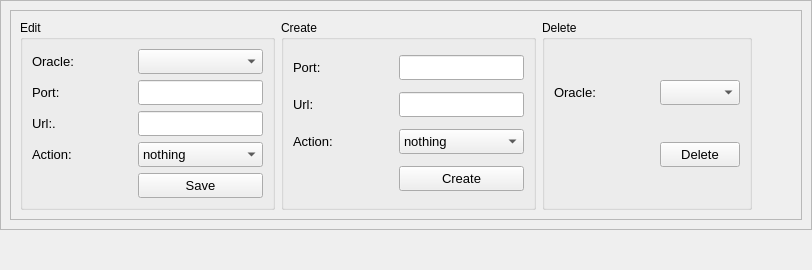
          <widget class="QWidget" name="W_ConfigOraclePage">
           <property name="styleSheet">
            <string notr="true"/>
           </property>
           <attribute name="title">
            <string>Oracle</string>
           </attribute>
           <layout class="QVBoxLayout" name="verticalLayout_8">
            <property name="leftMargin">
             <number>0</number>
            </property>
            <property name="topMargin">
             <number>0</number>
            </property>
            <property name="rightMargin">
             <number>0</number>
            </property>
            <property name="bottomMargin">
             <number>0</number>
            </property>
            <item>
             <widget class="QFrame" name="frame_15">
              <property name="frameShape">
               <enum>QFrame::StyledPanel</enum>
              </property>
              <property name="frameShadow">
               <enum>QFrame::Raised</enum>
              </property>
              <layout class="QVBoxLayout" name="verticalLayout_10">
               <item>
                <widget class="QFrame" name="frame_18">
                 <property name="frameShape">
                  <enum>QFrame::StyledPanel</enum>
                 </property>
                 <property name="frameShadow">
                  <enum>QFrame::Raised</enum>
                 </property>
                 <layout class="QHBoxLayout" name="horizontalLayout_12">
                  <item>
                   <widget class="QGroupBox" name="gbxOracleEdit">
                    <property name="title">
                     <string>Edit</string>
                    </property>
                    <layout class="QGridLayout" name="gridLayout_11">
                     <item row="0" column="1">
                      <widget class="QComboBox" name="cbxOracleEditOracle">
                       <property name="minimumSize">
                        <size>
                         <width>0</width>
                         <height>25</height>
                        </size>
                       </property>
                       <property name="maximumSize">
                        <size>
                         <width>16777215</width>
                         <height>25</height>
                        </size>
                       </property>
                       <property name="font">
                        <font>
                         <pointsize>10</pointsize>
                        </font>
                       </property>
                      </widget>
                     </item>
                     <item row="2" column="0">
                      <widget class="QLabel" name="lblOracleEditUrl">
                       <property name="minimumSize">
                        <size>
                         <width>100</width>
                         <height>0</height>
                        </size>
                       </property>
                       <property name="font">
                        <font>
                         <pointsize>10</pointsize>
                        </font>
                       </property>
                       <property name="text">
                        <string>Url:.</string>
                       </property>
                      </widget>
                     </item>
                     <item row="1" column="0">
                      <widget class="QLabel" name="lblOracleEditPort">
                       <property name="minimumSize">
                        <size>
                         <width>100</width>
                         <height>0</height>
                        </size>
                       </property>
                       <property name="font">
                        <font>
                         <pointsize>10</pointsize>
                        </font>
                       </property>
                       <property name="text">
                        <string>Port:</string>
                       </property>
                      </widget>
                     </item>
                     <item row="0" column="0">
                      <widget class="QLabel" name="lblOracleEditOracle">
                       <property name="minimumSize">
                        <size>
                         <width>100</width>
                         <height>0</height>
                        </size>
                       </property>
                       <property name="font">
                        <font>
                         <pointsize>10</pointsize>
                        </font>
                       </property>
                       <property name="text">
                        <string>Oracle:</string>
                       </property>
                      </widget>
                     </item>
                     <item row="3" column="0">
                      <widget class="QLabel" name="lblOracleEditAction">
                       <property name="minimumSize">
                        <size>
                         <width>100</width>
                         <height>0</height>
                        </size>
                       </property>
                       <property name="font">
                        <font>
                         <pointsize>10</pointsize>
                        </font>
                       </property>
                       <property name="text">
                        <string>Action:</string>
                       </property>
                      </widget>
                     </item>
                     <item row="1" column="1">
                      <widget class="QLineEdit" name="txtOracleEditPort">
                       <property name="minimumSize">
                        <size>
                         <width>0</width>
                         <height>25</height>
                        </size>
                       </property>
                       <property name="maximumSize">
                        <size>
                         <width>16777215</width>
                         <height>25</height>
                        </size>
                       </property>
                       <property name="font">
                        <font>
                         <pointsize>10</pointsize>
                        </font>
                       </property>
                      </widget>
                     </item>
                     <item row="2" column="1">
                      <widget class="QLineEdit" name="txtOracleEditUrl">
                       <property name="minimumSize">
                        <size>
                         <width>0</width>
                         <height>25</height>
                        </size>
                       </property>
                       <property name="maximumSize">
                        <size>
                         <width>16777215</width>
                         <height>25</height>
                        </size>
                       </property>
                       <property name="font">
                        <font>
                         <pointsize>10</pointsize>
                        </font>
                       </property>
                      </widget>
                     </item>
                     <item row="4" column="1">
                      <widget class="QPushButton" name="btnOracleEdit">
                       <property name="minimumSize">
                        <size>
                         <width>0</width>
                         <height>25</height>
                        </size>
                       </property>
                       <property name="maximumSize">
                        <size>
                         <width>16777215</width>
                         <height>25</height>
                        </size>
                       </property>
                       <property name="font">
                        <font>
                         <pointsize>10</pointsize>
                        </font>
                       </property>
                       <property name="text">
                        <string>Save</string>
                       </property>
                      </widget>
                     </item>
                     <item row="3" column="1">
                      <widget class="QComboBox" name="cbxOracleEditAction">
                       <property name="minimumSize">
                        <size>
                         <width>0</width>
                         <height>25</height>
                        </size>
                       </property>
                       <property name="maximumSize">
                        <size>
                         <width>16777215</width>
                         <height>25</height>
                        </size>
                       </property>
                       <property name="font">
                        <font>
                         <pointsize>10</pointsize>
                        </font>
                       </property>
                       <item>
                        <property name="text">
                         <string>nothing</string>
                        </property>
                       </item>
                       <item>
                        <property name="text">
                         <string>log</string>
                        </property>
                       </item>
                       <item>
                        <property name="text">
                         <string>filter</string>
                        </property>
                       </item>
                      </widget>
                     </item>
                    </layout>
                   </widget>
                  </item>
                  <item>
                   <widget class="QGroupBox" name="gbxOracleCreate">
                    <property name="title">
                     <string>Create</string>
                    </property>
                    <layout class="QGridLayout" name="gridLayout_12">
                     <item row="1" column="0">
                      <widget class="QLabel" name="lblOracleCreateUrl">
                       <property name="minimumSize">
                        <size>
                         <width>100</width>
                         <height>0</height>
                        </size>
                       </property>
                       <property name="font">
                        <font>
                         <pointsize>10</pointsize>
                        </font>
                       </property>
                       <property name="text">
                        <string>Url:</string>
                       </property>
                      </widget>
                     </item>
                     <item row="2" column="0">
                      <widget class="QLabel" name="lblOracleCreateAction">
                       <property name="minimumSize">
                        <size>
                         <width>100</width>
                         <height>0</height>
                        </size>
                       </property>
                       <property name="font">
                        <font>
                         <pointsize>10</pointsize>
                        </font>
                       </property>
                       <property name="text">
                        <string>Action:</string>
                       </property>
                      </widget>
                     </item>
                     <item row="1" column="1">
                      <widget class="QLineEdit" name="txtOracleCreateUrl">
                       <property name="minimumSize">
                        <size>
                         <width>0</width>
                         <height>25</height>
                        </size>
                       </property>
                       <property name="maximumSize">
                        <size>
                         <width>16777215</width>
                         <height>25</height>
                        </size>
                       </property>
                       <property name="font">
                        <font>
                         <pointsize>10</pointsize>
                        </font>
                       </property>
                      </widget>
                     </item>
                     <item row="0" column="0">
                      <widget class="QLabel" name="lblOracleCreatePort">
                       <property name="minimumSize">
                        <size>
                         <width>100</width>
                         <height>0</height>
                        </size>
                       </property>
                       <property name="font">
                        <font>
                         <pointsize>10</pointsize>
                        </font>
                       </property>
                       <property name="text">
                        <string>Port:</string>
                       </property>
                      </widget>
                     </item>
                     <item row="0" column="1">
                      <widget class="QLineEdit" name="txtOracleCreatePort">
                       <property name="minimumSize">
                        <size>
                         <width>0</width>
                         <height>25</height>
                        </size>
                       </property>
                       <property name="maximumSize">
                        <size>
                         <width>16777215</width>
                         <height>25</height>
                        </size>
                       </property>
                       <property name="font">
                        <font>
                         <pointsize>10</pointsize>
                        </font>
                       </property>
                      </widget>
                     </item>
                     <item row="3" column="1">
                      <widget class="QPushButton" name="btnOracleCreate">
                       <property name="minimumSize">
                        <size>
                         <width>0</width>
                         <height>25</height>
                        </size>
                       </property>
                       <property name="maximumSize">
                        <size>
                         <width>16777215</width>
                         <height>25</height>
                        </size>
                       </property>
                       <property name="font">
                        <font>
                         <pointsize>10</pointsize>
                        </font>
                       </property>
                       <property name="text">
                        <string>Create</string>
                       </property>
                      </widget>
                     </item>
                     <item row="2" column="1">
                      <widget class="QComboBox" name="cbxOracleCreateAction">
                       <property name="minimumSize">
                        <size>
                         <width>0</width>
                         <height>25</height>
                        </size>
                       </property>
                       <property name="maximumSize">
                        <size>
                         <width>16777215</width>
                         <height>25</height>
                        </size>
                       </property>
                       <property name="font">
                        <font>
                         <pointsize>10</pointsize>
                        </font>
                       </property>
                       <item>
                        <property name="text">
                         <string>nothing</string>
                        </property>
                       </item>
                       <item>
                        <property name="text">
                         <string>log</string>
                        </property>
                       </item>
                       <item>
                        <property name="text">
                         <string>filter</string>
                        </property>
                       </item>
                      </widget>
                     </item>
                    </layout>
                   </widget>
                  </item>
                  <item>
                   <widget class="QGroupBox" name="gbxOracleDelete">
                    <property name="title">
                     <string>Delete</string>
                    </property>
                    <layout class="QGridLayout" name="gridLayout_13">
                     <item row="0" column="1">
                      <widget class="QComboBox" name="cbxOracleDelete">
                       <property name="minimumSize">
                        <size>
                         <width>0</width>
                         <height>25</height>
                        </size>
                       </property>
                       <property name="maximumSize">
                        <size>
                         <width>16777215</width>
                         <height>25</height>
                        </size>
                       </property>
                       <property name="font">
                        <font>
                         <pointsize>10</pointsize>
                        </font>
                       </property>
                      </widget>
                     </item>
                     <item row="0" column="0">
                      <widget class="QLabel" name="lblOracleDelete">
                       <property name="minimumSize">
                        <size>
                         <width>100</width>
                         <height>0</height>
                        </size>
                       </property>
                       <property name="font">
                        <font>
                         <pointsize>10</pointsize>
                        </font>
                       </property>
                       <property name="text">
                        <string>Oracle:</string>
                       </property>
                      </widget>
                     </item>
                     <item row="1" column="1">
                      <widget class="QPushButton" name="btnOracleDelete">
                       <property name="minimumSize">
                        <size>
                         <width>0</width>
                         <height>25</height>
                        </size>
                       </property>
                       <property name="maximumSize">
                        <size>
                         <width>16777215</width>
                         <height>25</height>
                        </size>
                       </property>
                       <property name="font">
                        <font>
                         <pointsize>10</pointsize>
                        </font>
                       </property>
                       <property name="text">
                        <string>Delete</string>
                       </property>
                      </widget>
                     </item>
                    </layout>
                   </widget>
                  </item>
                  <item>
                   <spacer name="horizontalSpacer_2">
                    <property name="orientation">
                     <enum>Qt::Horizontal</enum>
                    </property>
                    <property name="sizeHint" stdset="0">
                     <size>
                      <width>40</width>
                      <height>20</height>
                     </size>
                    </property>
                   </spacer>
                  </item>
                 </layout>
                </widget>
               </item>
              </layout>
             </widget>
            </item>
            <item>
             <spacer name="verticalSpacer_2">
              <property name="orientation">
               <enum>Qt::Vertical</enum>
              </property>
              <property name="sizeHint" stdset="0">
               <size>
                <width>20</width>
                <height>40</height>
               </size>
              </property>
             </spacer>
            </item>
           </layout>
          </widget>
